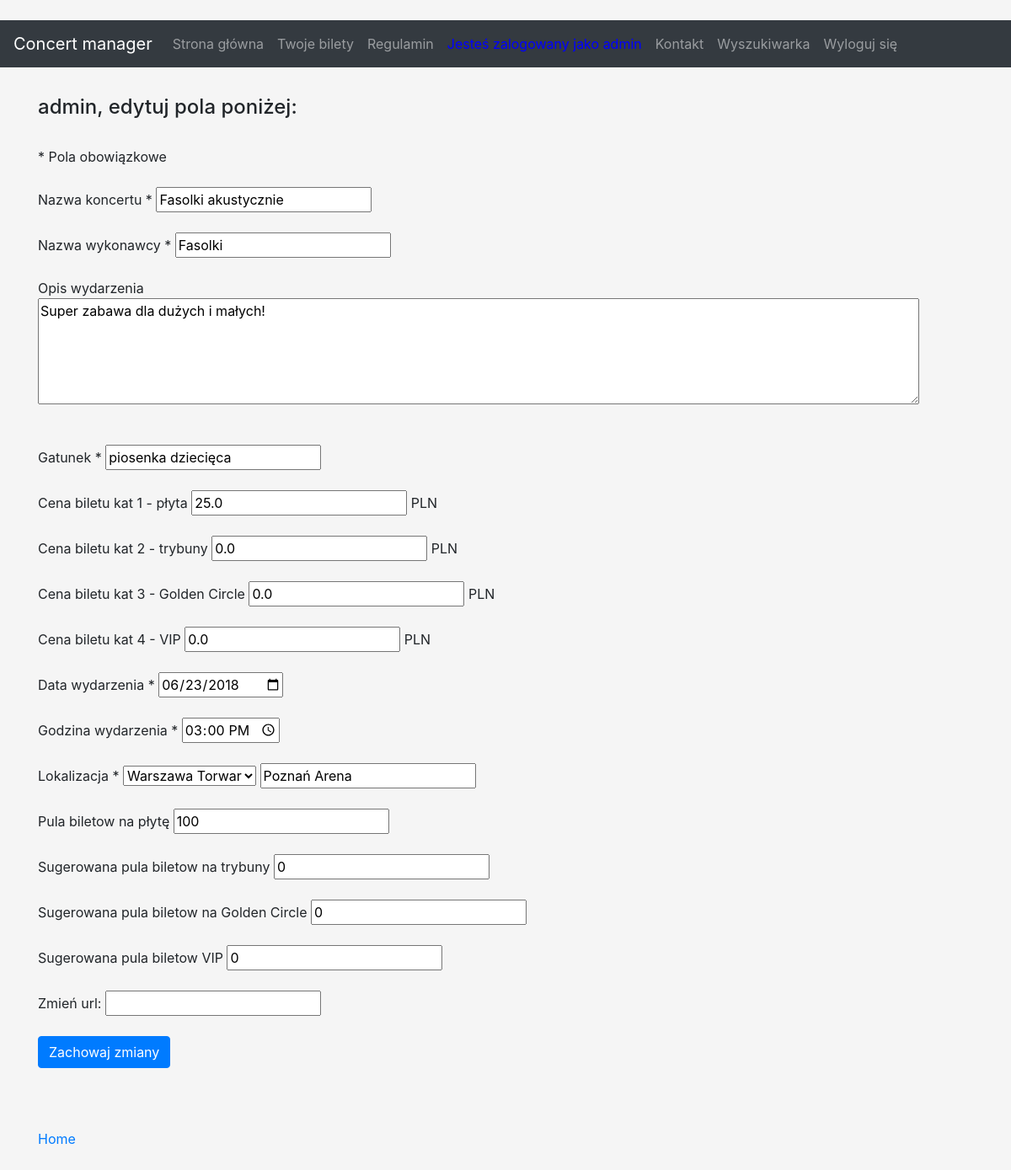
/concerts-edit/1 (signed in), run on the app's committed database.
### models.py (models this page shows, shortened)
class User(db.Model):
    __tablename__ = 'user'
    id = Column(Integer, autoincrement=True, primary_key=True)
    username = Column(String(20), unique=True)
    active = Column(Boolean, default=True)
    email = Column(String(30), unique=True)
    hashed_password = Column(String(20))
    usertype = Column(String(15), default="organizer")
    about = Column(String(200), default="")
    admin = Column(Boolean, default=False)
    is_anonymous = False
    is_authenticated = True
    posts = db.relationship('Ticket', backref='buyer', lazy='dynamic')

class Concert(db.Model):
    __tablename__ = 'concert'
    id = Column(Integer, autoincrement=True, primary_key=True)
    band = db.Column(String(30))
    name = db.Column(db.String(100))
    opis = db.Column(String(200), default="")
    gatunek = db.Column(String(20))
    price_plyta_ticket = db.Column(db.Float)
    price_trybuny_ticket = db.Column(db.Float)
    price_gc_ticket = db.Column(db.Float)
    price_vip_ticket = db.Column(db.Float)
    nr_plyta_ticket = db.Column(Integer)
    nr_trybuny_ticket = db.Column(Integer)
    nr_gc_ticket = db.Column(Integer)
    nr_vip_ticket = db.Column(Integer)
    data = db.Column(db.Date)
    godzina = db.Column(String(7))
    venue = db.Column(String(30))
    picurl = db.Column(String(300))

### views.py (the view, shortened to what this page needs)
@app.route("/concerts-edit/<int:id>", methods = ['GET', "POST"])
@login_required
@requires_roles("admin", "organizer")
def concert_edit(id):
    koncert = db.session.query(Concert).get(id)
    new_koncert = db.session.query(Concert).get(id)
    return render_template('concert-edit.html', id=id, koncert=koncert, new_koncert=new_koncert)

### views.py (called while the page is built)
def requires_roles(*roles):
    def wrapper(f):
        @wraps(f)
        def wrapped(*args, **kwargs):
            if current_user.usertype not in roles:
                return "Nie masz autoryzacji do podglądu tej strony"
            return f(*args, **kwargs)
        return wrapped
    return wrapper

@loginManager.user_loader
def load_user(user_id):
    loaded_user = User.query.filter_by(id=user_id).first()
    if type(loaded_user) is str:
        return None
    else:
        return loaded_user

### templates/concert-edit.html (shortened to what this page needs)
{% extends "_base.html" %}
{% set page_id = 'concert-edit' %}
{% block content %}
  <div class="row">
    <div class="col-12">
      <h3>{{ naglowek }}</h3> <br>
        {% if current_user.is_authenticated %}
        <h4>{{ current_user.username }}, edytuj pola poniżej:</h4>
        {%endif%}
    </div>
  </div>
    <form method="post">
    <form action="{{ url_for('concert_edit', id=new_koncert.id) }}" method="post">
       <br>
        * Pola obowiązkowe
        <br><br>Nazwa koncertu *
        <input type="text" name="name" value = "{{new_koncert.name}}" required>
        <br><br>Nazwa wykonawcy *
        <input type="text" name="band" value = "{{new_koncert.band}}" required>
        <br><br>Opis wydarzenia<br>
        <textarea name="opis"  rows="5" cols="100">{{new_koncert.opis}}</textarea>
        <br>
        <br><br>Gatunek *
        <input type="text" name="gatunek" value = "{{new_koncert.gatunek}}" required>
        <br><br>Cena biletu kat 1 - płyta
        <input type="number" name="price_plyta_ticket" value = "{{koncert.price_plyta_ticket}}" > PLN
        <br><br>Cena biletu kat 2 - trybuny
        <input type="number" name="price_trybuny_ticket" value="{{koncert.price_trybuny_ticket}}"> PLN
        <br><br>Cena biletu kat 3 - Golden Circle
        <input type="number" name="price_gc_ticket" value="{{koncert.price_gc_ticket}}"> PLN
        <br><br>Cena biletu kat 4 - VIP
        <input type="number" name="price_vip_ticket" value="{{koncert.price_vip_ticket}}"> PLN
         <br><br>Data wydarzenia *
        <input type="date" name="data" value="{{koncert.data}}">
        <br><br>Godzina wydarzenia *
        <input type="time" name="godzina" value="{{koncert.godzina}}">
        <br><br>Lokalizacja *
        <select name="venue" required>
	        <option selected="selected">Warszawa Torwar<option>
            </select>
        <input type="text" name="venue" value="{{new_koncert.venue}}">
        <br><br>Pula biletow na płytę
        <input type="number" name="nr_plyta_ticket" value="{{koncert.nr_plyta_ticket}}">
        <br><br>Sugerowana pula biletow na trybuny
        <input type="number" name="nr_trybuny_ticket" value="{{koncert.nr_trybuny_ticket}}">
        <br><br>Sugerowana pula biletow na Golden Circle
        <input type="number" name="nr_gc_ticket" value="{{koncert.nr_gc_ticket}}">
        <br><br>Sugerowana pula biletow VIP
        <input type="number" name="nr_vip_ticket" value="{{koncert.nr_vip_ticket}}">
        <br><br>Zmień url:
        <input type="url" name="picurl">
        <br>
        <br>
        <button type="submit" class="btn btn-primary">Zachowaj zmiany</button>
        <br><br>
 <br><br>
    <a href="/">Home</a>
     </form>
 <br><br>
    </form>
{% endblock %}

### templates/_base.html (shortened to what this page needs)
﻿<!doctype html>
<html lang=en>
<head>
  <link rel="stylesheet" href="https://maxcdn.bootstrapcdn.com/bootstrap/4.0.0/css/bootstrap.min.css"
>
</head>
<body style="background-color:whitesmoke;">
  <nav class="navbar navbar-expand-md navbar-dark bg-dark">
    <a class="navbar-brand" href="/">Concert manager</a>
   <div class="collapse navbar-collapse">
      <ul class="navbar-nav mr-auto">
<li class="nav-item{% if page_id == 'info' %} active{% endif %}">
          <a class="nav-link" href="{{ url_for('info') }}">Strona główna</a>
        </li>
      {% if current_user.is_authenticated %}
          <li class="nav-item{% if page_id == 'dashboard' %} active{% endif %}">
          <a class="nav-link" href="/dashboard">Twoje bilety</a>
        </li>
          <li class="nav-item{% if page_id == 'regulamin' %} active{% endif %}">
          <a class="nav-link" href="/regulamin">Regulamin</a>
        </li>
          <li class="nav-item{% if page_id == 'dashboard' %} active{% endif %}">
              <a class="nav-link" href="#" style="color:#0000FF">Jesteś zalogowany jako {{current_user.username}}</a>
              </li>
          <li class="nav-item{% if page_id == 'logout' %} active{% endif %}">
          <a class="nav-link"  href="/contact">Kontakt</a>
        </li>
          <li class="nav-item{% if page_id == 'search' %} active{% endif %}">
          <a class="nav-link"  href="/search">Wyszukiwarka</a>
        </li>
        <li class="nav-item{% if page_id == 'logout' %} active{% endif %}">
          <a class="nav-link"  href="/logout">Wyloguj się</a>
        </li>
      {% endif %}
     </ul>
    </div>
  </nav>
  <div class="container">
    <div class="row">
      <div class="col-12">
      </div>
    </div>
    {% block content %}{% endblock %}
  </div>
</body>
</html>

### data on the page
User: username "admin"
Concert: name "Fasolki akustycznie", band "Fasolki", opis "Super zabawa dla dużych i małych!", gatunek "piosenka dziecięca", price_plyta_ticket "25.0", price_trybuny_ticket "0.0", price_gc_ticket "0.0", price_vip_ticket "0.0", data "06/23/2018", godzina "15:00", venue "Poznań Arena", nr_plyta_ticket "100", nr_trybuny_ticket "0", nr_gc_ticket "0", nr_vip_ticket "0"
